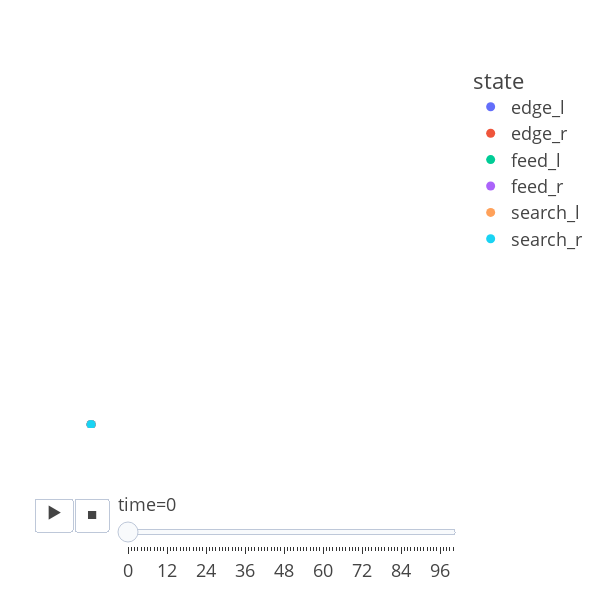

Notebook code cell kept with this figure:
### Code cell
ft.animate_foragers(
    loc_subset,
    # loc_all,
    plot_rewards=True,
    width=600,
    height=600,
    point_size=10,
    color_by_state=True,
)

### Figure 1 — Plotly figure (JSON) as saved in the notebook; plotly's stock layout.template omitted (floating-point values rounded to 4 significant figures)
{"data": [{"hovertemplate": "state=edge_l<br>time=0<br>x=%{x}<br>y=%{y}<extra></extra>", "legendgroup": "edge_l", "marker": {"color": "#636efa", "symbol": "circle"}, "mode": "markers", "name": "edge_l", "orientation": "v", "showlegend": true, "type": "scatter", "x": [0], "xaxis": "x", "y": [0], "yaxis": "y"}, {"hovertemplate": "state=edge_r<br>time=0<br>x=%{x}<br>y=%{y}<extra></extra>", "legendgroup": "edge_r", "marker": {"color": "#EF553B", "symbol": "circle"}, "mode": "markers", "name": "edge_r", "orientation": "v", "showlegend": true, "type": "scatter", "x": [0], "xaxis": "x", "y": [0], "yaxis": "y"}, {"hovertemplate": "state=feed_l<br>time=0<br>x=%{x}<br>y=%{y}<extra></extra>", "legendgroup": "feed_l", "marker": {"color": "#00cc96", "symbol": "circle"}, "mode": "markers", "name": "feed_l", "orientation": "v", "showlegend": true, "type": "scatter", "x": [0], "xaxis": "x", "y": [0], "yaxis": "y"}, {"hovertemplate": "state=feed_r<br>time=0<br>x=%{x}<br>y=%{y}<extra></extra>", "legendgroup": "feed_r", "marker": {"color": "#ab63fa", "symbol": "circle"}, "mode": "markers", "name": "feed_r", "orientation": "v", "showlegend": true, "type": "scatter", "x": [0], "xaxis": "x", "y": [0], "yaxis": "y"}, {"hovertemplate": "state=search_l<br>time=0<br>x=%{x}<br>y=%{y}<extra></extra>", "legendgroup": "search_l", "marker": {"color": "#FFA15A", "symbol": "circle"}, "mode": "markers", "name": "search_l", "orientation": "v", "showlegend": true, "type": "scatter", "x": [0], "xaxis": "x", "y": [0], "yaxis": "y"}, {"hovertemplate": "state=search_r<br>time=0<br>x=%{x}<br>y=%{y}<extra></extra>", "legendgroup": "search_r", "marker": {"color": "#19d3f3", "symbol": "circle"}, "mode": "markers", "name": "search_r", "orientation": "v", "showlegend": true, "type": "scatter", "x": [0], "xaxis": "x", "y": [0], "yaxis": "y"}], "layout": {"autosize": false, "height": 600, "legend": {"title": {"text": "state"}, "tracegroupgap": 0}, "margin": {"t": 60}, "sliders": [{"active": 0, "currentvalue": {"prefix": "time="}, "len": 0.9, "pad": {"b": 10, "t": 60}, "steps": [{"args": [["0"], {"frame": {"duration": 0, "redraw": false}, "fromcurrent": true, "mode": "immediate", "transition": {"duration": 0, "easing": "linear"}}], "label": "0", "method": "animate"}, {"args": [["1"], {"frame": {"duration": 0, "redraw": false}, "fromcurrent": true, "mode": "immediate", "transition": {"duration": 0, "easing": "linear"}}], "label": "1", "method": "animate"}, {"args": [["2"], {"frame": {"duration": 0, "redraw": false}, "fromcurrent": true, "mode": "immediate", "transition": {"duration": 0, "easing": "linear"}}], "label": "2", "method": "animate"}, {"args": [["3"], {"frame": {"duration": 0, "redraw": false}, "fromcurrent": true, "mode": "immediate", "transition": {"duration": 0, "easing": "linear"}}], "label": "3", "method": "animate"}, {"args": [["4"], {"frame": {"duration": 0, "redraw": false}, "fromcurrent": true, "mode": "immediate", "transition": {"duration": 0, "easing": "linear"}}], "label": "4", "method": "animate"}, {"args": [["5"], {"frame": {"duration": 0, "redraw": false}, "fromcurrent": true, "mode": "immediate", "transition": {"duration": 0, "easing": "linear"}}], "label": "5", "method": "animate"}, {"args": [["6"], {"frame": {"duration": 0, "redraw": false}, "fromcurrent": true, "mode": "immediate", "transition": {"duration": 0, "easing": "linear"}}], "label": "6", "method": "animate"}, {"args": [["7"], {"frame": {"duration": 0, "redraw": false}, "fromcurrent": true, "mode": "immediate", "transition": {"duration": 0, "easing": "linear"}}], "label": "7", "method": "animate"}, {"args": [["8"], {"frame": {"duration": 0, "redraw": false}, "fromcurrent": true, "mode": "immediate", "transition": {"duration": 0, "easing": "linear"}}], "label": "8", "method": "animate"}, {"args": [["9"], {"frame": {"duration": 0, "redraw": false}, "fromcurrent": true, "mode": "immediate", "transition": {"duration": 0, "easing": "linear"}}], "label": "9", "method": "animate"}, {"args": [["10"], {"frame": {"duration": 0, "redraw": false}, "fromcurrent": true, "mode": "immediate", "transition": {"duration": 0, "easing": "linear"}}], "label": "10", "method": "animate"}, {"args": [["11"], {"frame": {"duration": 0, "redraw": false}, "fromcurrent": true, "mode": "immediate", "transition": {"duration": 0, "easing": "linear"}}], "label": "11", "method": "animate"}, {"args": [["12"], {"frame": {"duration": 0, "redraw": false}, "fromcurrent": true, "mode": "immediate", "transition": {"duration": 0, "easing": "linear"}}], "label": "12", "method": "animate"}, {"args": [["13"], {"frame": {"duration": 0, "redraw": false}, "fromcurrent": true, "mode": "immediate", "transition": {"duration": 0, "easing": "linear"}}], "label": "13", "method": "animate"}, {"args": [["14"], {"frame": {"duration": 0, "redraw": false}, "fromcurrent": true, "mode": "immediate", "transition": {"duration": 0, "easing": "linear"}}], "label": "14", "method": "animate"}, {"args": [["15"], {"frame": {"duration": 0, "redraw": false}, "fromcurrent": true, "mode": "immediate", "transition": {"duration": 0, "easing": "linear"}}], "label": "15", "method": "animate"}, {"args": [["16"], {"frame": {"duration": 0, "redraw": false}, "fromcurrent": true, "mode": "immediate", "transition": {"duration": 0, "easing": "linear"}}], "label": "16", "method": "animate"}, {"args": [["17"], {"frame": {"duration": 0, "redraw": false}, "fromcurrent": true, "mode": "immediate", "transition": {"duration": 0, "easing": "linear"}}], "label": "17", "method": "animate"}, {"args": [["18"], {"frame": {"duration": 0, "redraw": false}, "fromcurrent": true, "mode": "immediate", "transition": {"duration": 0, "easing": "linear"}}], "label": "18", "method": "animate"}, {"args": [["19"], {"frame": {"duration": 0, "redraw": false}, "fromcurrent": true, "mode": "immediate", "transition": {"duration": 0, "easing": "linear"}}], "label": "19", "method": "animate"}, {"args": [["20"], {"frame": {"duration": 0, "redraw": false}, "fromcurrent": true, "mode": "immediate", "transition": {"duration": 0, "easing": "linear"}}], "label": "20", "method": "animate"}, {"args": [["21"], {"frame": {"duration": 0, "redraw": false}, "fromcurrent": true, "mode": "immediate", "transition": {"duration": 0, "easing": "linear"}}], "label": "21", "method": "animate"}, {"args": [["22"], {"frame": {"duration": 0, "redraw": false}, "fromcurrent": true, "mode": "immediate", "transition": {"duration": 0, "easing": "linear"}}], "label": "22", "method": "animate"}, {"args": [["23"], {"frame": {"duration": 0, "redraw": false}, "fromcurrent": true, "mode": "immediate", "transition": {"duration": 0, "easing": "linear"}}], "label": "23", "method": "animate"}, {"args": [["24"], {"frame": {"duration": 0, "redraw": false}, "fromcurrent": true, "mode": "immediate", "transition": {"duration": 0, "easing": "linear"}}], "label": "24", "method": "animate"}, {"args": [["25"], {"frame": {"duration": 0, "redraw": false}, "fromcurrent": true, "mode": "immediate", "transition": {"duration": 0, "easing": "linear"}}], "label": "25", "method": "animate"}, {"args": [["26"], {"frame": {"duration": 0, "redraw": false}, "fromcurrent": true, "mode": "immediate", "transition": {"duration": 0, "easing": "linear"}}], "label": "26", "method": "animate"}, {"args": [["27"], {"frame": {"duration": 0, "redraw": false}, "fromcurrent": true, "mode": "immediate", "transition": {"duration": 0, "easing": "linear"}}], "label": "27", "method": "animate"}, {"args": [["28"], {"frame": {"duration": 0, "redraw": false}, "fromcurrent": true, "mode": "immediate", "transition": {"duration": 0, "easing": "linear"}}], "label": "28", "method": "animate"}, {"args": [["29"], {"frame": {"duration": 0, "redraw": false}, "fromcurrent": true, "mode": "immediate", "transition": {"duration": 0, "easing": "linear"}}], "label": "29", "method": "animate"}, {"args": [["30"], {"frame": {"duration": 0, "redraw": false}, "fromcurrent": true, "mode": "immediate", "transition": {"duration": 0, "easing": "linear"}}], "label": "30", "method": "animate"}, {"args": [["31"], {"frame": {"duration": 0, "redraw": false}, "fromcurrent": true, "mode": "immediate", "transition": {"duration": 0, "easing": "linear"}}], "label": "31", "method": "animate"}, {"args": [["32"], {"frame": {"duration": 0, "redraw": false}, "fromcurrent": true, "mode": "immediate", "transition": {"duration": 0, "easing": "linear"}}], "label": "32", "method": "animate"}, {"args": [["33"], {"frame": {"duration": 0, "redraw": false}, "fromcurrent": true, "mode": "immediate", "transition": {"duration": 0, "easing": "linear"}}], "label": "33", "method": "animate"}, {"args": [["34"], {"frame": {"duration": 0, "redraw": false}, "fromcurrent": true, "mode": "immediate", "transition": {"duration": 0, "easing": "linear"}}], "label": "34", "method": "animate"}, {"args": [["35"], {"frame": {"duration": 0, "redraw": false}, "fromcurrent": true, "mode": "immediate", "transition": {"duration": 0, "easing": "linear"}}], "label": "35", "method": "animate"}, {"args": [["36"], {"frame": {"duration": 0, "redraw": false}, "fromcurrent": true, "mode": "immediate", "transition": {"duration": 0, "easing": "linear"}}], "label": "36", "method": "animate"}, {"args": [["37"], {"frame": {"duration": 0, "redraw": false}, "fromcurrent": true, "mode": "immediate", "transition": {"duration": 0, "easing": "linear"}}], "label": "37", "method": "animate"}, {"args": [["38"], {"frame": {"duration": 0, "redraw": false}, "fromcurrent": true, "mode": "immediate", "transition": {"duration": 0, "easing": "linear"}}], "label": "38", "method": "animate"}, {"args": [["39"], {"frame": {"duration": 0, "redraw": false}, "fromcurrent": true, "mode": "immediate", "transition": {"duration": 0, "easing": "linear"}}], "label": "39", "method": "animate"}, {"args": [["40"], {"frame": {"duration": 0, "redraw": false}, "fromcurrent": true, "mode": "immediate", "transition": {"duration": 0, "easing": "linear"}}], "label": "40", "method": "animate"}, {"args": [["41"], {"frame": {"duration": 0, "redraw": false}, "fromcurrent": true, "mode": "immediate", "transition": {"duration": 0, "easing": "linear"}}], "label": "41", "method": "animate"}, {"args": [["42"], {"frame": {"duration": 0, "redraw": false}, "fromcurrent": true, "mode": "immediate", "transition": {"duration": 0, "easing": "linear"}}], "label": "42", "method": "animate"}, {"args": [["43"], {"frame": {"duration": 0, "redraw": false}, "fromcurrent": true, "mode": "immediate", "transition": {"duration": 0, "easing": "linear"}}], "label": "43", "method": "animate"}, {"args": [["44"], {"frame": {"duration": 0, "redraw": false}, "fromcurrent": true, "mode": "immediate", "transition": {"duration": 0, "easing": "linear"}}], "label": "44", "method": "animate"}, {"args": [["45"], {"frame": {"duration": 0, "redraw": false}, "fromcurrent": true, "mode": "immediate", "transition": {"duration": 0, "easing": "linear"}}], "label": "45", "method": "animate"}, {"args": [["46"], {"frame": {"duration": 0, "redraw": false}, "fromcurrent": true, "mode": "immediate", "transition": {"duration": 0, "easing": "linear"}}], "label": "46", "method": "animate"}, {"args": [["47"], {"frame": {"duration": 0, "redraw": false}, "fromcurrent": true, "mode": "immediate", "transition": {"duration": 0, "easing": "linear"}}], "label": "47", "method": "animate"}, {"args": [["48"], {"frame": {"duration": 0, "redraw": false}, "fromcurrent": true, "mode": "immediate", "transition": {"duration": 0, "easing": "linear"}}], "label": "48", "method": "animate"}, {"args": [["49"], {"frame": {"duration": 0, "redraw": false}, "fromcurrent": true, "mode": "immediate", "transition": {"duration": 0, "easing": "linear"}}], "label": "49", "method": "animate"}, {"args": [["50"], {"frame": {"duration": 0, "redraw": false}, "fromcurrent": true, "mode": "immediate", "transition": {"duration": 0, "easing": "linear"}}], "label": "50", "method": "animate"}, {"args": [["51"], {"frame": {"duration": 0, "redraw": false}, "fromcurrent": true, "mode": "immediate", "transition": {"duration": 0, "easing": "linear"}}], "label": "51", "method": "animate"}, {"args": [["52"], {"frame": {"duration": 0, "redraw": false}, "fromcurrent": true, "mode": "immediate", "transition": {"duration": 0, "easing": "linear"}}], "label": "52", "method": "animate"}, {"args": [["53"], {"frame": {"duration": 0, "redraw": false}, "fromcurrent": true, "mode": "immediate", "transition": {"duration": 0, "easing": "linear"}}], "label": "53", "method": "animate"}, {"args": [["54"], {"frame": {"duration": 0, "redraw": false}, "fromcurrent": true, "mode": "immediate", "transition": {"duration": 0, "easing": "linear"}}], "label": "54", "method": "animate"}, {"args": [["55"], {"frame": {"duration": 0, "redraw": false}, "fromcurrent": true, "mode": "immediate", "transition": {"duration": 0, "easing": "linear"}}], "label": "55", "method": "animate"}, {"args": [["56"], {"frame": {"duration": 0, "redraw": false}, "fromcurrent": true, "mode": "immediate", "transition": {"duration": 0, "easing": "linear"}}], "label": "56", "method": "animate"}, {"args": [["57"], {"frame": {"duration": 0, "redraw": false}, "fromcurrent": true, "mode": "immediate", "transition": {"duration": 0, "easing": "linear"}}], "label": "57", "method": "animate"}, {"args": [["58"], {"frame": {"duration": 0, "redraw": false}, "fromcurrent": true, "mode": "immediate", "transition": {"duration": 0, "easing": "linear"}}], "label": "58", "method": "animate"}, {"args": [["59"], {"frame": {"duration": 0, "redraw": false}, "fromcurrent": true, "mode": "immediate", "transition": {"duration": 0, "easing": "linear"}}], "label": "59", "method": "animate"}, {"args": [["60"], {"frame": {"duration": 0, "redraw": false}, "fromcurrent": true, "mode": "immediate", "transition": {"duration": 0, "easing": "linear"}}], "label": "60", "method": "animate"}, {"args": [["61"], {"frame": {"duration": 0, "redraw": false}, "fromcurrent": true, "mode": "immediate", "transition": {"duration": 0, "easing": "linear"}}], "label": "61", "method": "animate"}, {"args": [["62"], {"frame": {"duration": 0, "redraw": false}, "fromcurrent": true, "mode": "immediate", "transition": {"duration": 0, "easing": "linear"}}], "label": "62", "method": "animate"}, {"args": [["63"], {"frame": {"duration": 0, "redraw": false}, "fromcurrent": true, "mode": "immediate", "transition": {"duration": 0, "easing": "linear"}}], "label": "63", "method": "animate"}, {"args": [["64"], {"frame": {"duration": 0, "redraw": false}, "fromcurrent": true, "mode": "immediate", "transition": {"duration": 0, "easing": "linear"}}], "label": "64", "method": "animate"}, {"args": [["65"], {"frame": {"duration": 0, "redraw": false}, "fromcurrent": true, "mode": "immediate", "transition": {"duration": 0, "easing": "linear"}}], "label": "65", "method": "animate"}, {"args": [["66"], {"frame": {"duration": 0, "redraw": false}, "fromcurrent": true, "mode": "immediate", "transition": {"duration": 0, "easing": "linear"}}], "label": "66", "method": "animate"}, {"args": [["67"], {"frame": {"duration": 0, "redraw": false}, "fromcurrent": true, "mode": "immediate", "transition": {"duration": 0, "easing": "linear"}}], "label": "67", "method": "animate"}, {"args": [["68"], {"frame": {"duration": 0, "redraw": false}, "fromcurrent": true, "mode": "immediate", "transition": {"duration": 0, "easing": "linear"}}], "label": "68", "method": "animate"}, {"args": [["69"], {"frame": {"duration": 0, "redraw": false}, "fromcurrent": true, "mode": "immediate", "transition": {"duration": 0, "easing": "linear"}}], "label": "69", "method": "animate"}, {"args": [["70"], {"frame": {"duration": 0, "redraw": false}, "fromcurrent": true, "mode": "immediate", "transition": {"duration": 0, "easing": "linear"}}], "label": "70", "method": "animate"}, {"args": [["71"], {"frame": {"duration": 0, "redraw": false}, "fromcurrent": true, "mode": "immediate", "transition": {"duration": 0, "easing": "linear"}}], "label": "71", "method": "animate"}, {"args": [["72"], {"frame": {"duration": 0, "redraw": false}, "fromcurrent": true, "mode": "immediate", "transition": {"duration": 0, "easing": "linear"}}], "label": "72", "method": "animate"}, {"args": [["73"], {"frame": {"duration": 0, "redraw": false}, "fromcurrent": true, "mode": "immediate", "transition": {"duration": 0, "easing": "linear"}}], "label": "73", "method": "animate"}, {"args": [["74"], {"frame": {"duration": 0, "redraw": false}, "fromcurrent": true, "mode": "immediate", "transition": {"duration": 0, "easing": "linear"}}], "label": "74", "method": "animate"}, {"args": [["75"], {"frame": {"duration": 0, "redraw": false}, "fromcurrent": true, "mode": "immediate", "transition": {"duration": 0, "easing": "linear"}}], "label": "75", "method": "animate"}, {"args": [["76"], {"frame": {"duration": 0, "redraw": false}, "fromcurrent": true, "mode": "immediate", "transition": {"duration": 0, "easing": "linear"}}], "label": "76", "method": "animate"}, {"args": [["77"], {"frame": {"duration": 0, "redraw": false}, "fromcurrent": true, "mode": "immediate", "transition": {"duration": 0, "easing": "linear"}}], "label": "77", "method": "animate"}, {"args": [["78"], {"frame": {"duration": 0, "redraw": false}, "fromcurrent": true, "mode": "immediate", "transition": {"duration": 0, "easing": "linear"}}], "label": "78", "method": "animate"}, {"args": [["79"], {"frame": {"duration": 0, "redraw": false}, "fromcurrent": true, "mode": "immediate", "transition": {"duration": 0, "easing": "linear"}}], "label": "79", "method": "animate"}, {"args": [["80"], {"frame": {"duration": 0, "redraw": false}, "fromcurrent": true, "mode": "immediate", "transition": {"duration": 0, "easing": "linear"}}], "label": "80", "method": "animate"}, {"args": [["81"], {"frame": {"duration": 0, "redraw": false}, "fromcurrent": true, "mode": "immediate", "transition": {"duration": 0, "easing": "linear"}}], "label": "81", "method": "animate"}, {"args": [["82"], {"frame": {"duration": 0, "redraw": false}, "fromcurrent": true, "mode": "immediate", "transition": {"duration": 0, "easing": "linear"}}], "label": "82", "method": "animate"}, {"args": [["83"], {"frame": {"duration": 0, "redraw": false}, "fromcurrent": true, "mode": "immediate", "transition": {"duration": 0, "easing": "linear"}}], "label": "83", "method": "animate"}, {"args": [["84"], {"frame": {"duration": 0, "redraw": false}, "fromcurrent": true, "mode": "immediate", "transition": {"duration": 0, "easing": "linear"}}], "label": "84", "method": "animate"}, {"args": [["85"], {"frame": {"duration": 0, "redraw": false}, "fromcurrent": true, "mode": "immediate", "transition": {"duration": 0, "easing": "linear"}}], "label": "85", "method": "animate"}, {"args": [["86"], {"frame": {"duration": 0, "redraw": false}, "fromcurrent": true, "mode": "immediate", "transition": {"duration": 0, "easing": "linear"}}], "label": "86", "method": "animate"}, {"args": [["87"], {"frame": {"duration": 0, "redraw": false}, "fromcurrent": true, "mode": "immediate", "transition": {"duration": 0, "easing": "linear"}}], "label": "87", "method": "animate"}, {"args": [["88"], {"frame": {"duration": 0, "redraw": false}, "fromcurrent": true, "mode": "immediate", "transition": {"duration": 0, "easing": "linear"}}], "label": "88", "method": "animate"}, {"args": [["89"], {"frame": {"duration": 0, "redraw": false}, "fromcurrent": true, "mode": "immediate", "transition": {"duration": 0, "easing": "linear"}}], "label": "89", "method": "animate"}, {"args": [["90"], {"frame": {"duration": 0, "redraw": false}, "fromcurrent": true, "mode": "immediate", "transition": {"duration": 0, "easing": "linear"}}], "label": "90", "method": "animate"}, {"args": [["91"], {"frame": {"duration": 0, "redraw": false}, "fromcurrent": true, "mode": "immediate", "transition": {"duration": 0, "easing": "linear"}}], "label": "91", "method": "animate"}, {"args": [["92"], {"frame": {"duration": 0, "redraw": false}, "fromcurrent": true, "mode": "immediate", "transition": {"duration": 0, "easing": "linear"}}], "label": "92", "method": "animate"}, {"args": [["93"], {"frame": {"duration": 0, "redraw": false}, "fromcurrent": true, "mode": "immediate", "transition": {"duration": 0, "easing": "linear"}}], "label": "93", "method": "animate"}, {"args": [["94"], {"frame": {"duration": 0, "redraw": false}, "fromcurrent": true, "mode": "immediate", "transition": {"duration": 0, "easing": "linear"}}], "label": "94", "method": "animate"}, {"args": [["95"], {"frame": {"duration": 0, "redraw": false}, "fromcurrent": true, "mode": "immediate", "transition": {"duration": 0, "easing": "linear"}}], "label": "95", "method": "animate"}, {"args": [["96"], {"frame": {"duration": 0, "redraw": false}, "fromcurrent": true, "mode": "immediate", "transition": {"duration": 0, "easing": "linear"}}], "label": "96", "method": "animate"}, {"args": [["97"], {"frame": {"duration": 0, "redraw": false}, "fromcurrent": true, "mode": "immediate", "transition": {"duration": 0, "easing": "linear"}}], "label": "97", "method": "animate"}, {"args": [["98"], {"frame": {"duration": 0, "redraw": false}, "fromcurrent": true, "mode": "immediate", "transition": {"duration": 0, "easing": "linear"}}], "label": "98", "method": "animate"}, {"args": [["99"], {"frame": {"duration": 0, "redraw": false}, "fromcurrent": true, "mode": "immediate", "transition": {"duration": 0, "easing": "linear"}}], "label": "99", "method": "animate"}, {"args": [["100"], {"frame": {"duration": 0, "redraw": false}, "fromcurrent": true, "mode": "immediate", "transition": {"duration": 0, "easing": "linear"}}], "label": "100", "method": "animate"}], "x": 0.1, "xanchor": "left", "y": 0, "yanchor": "top"}], "updatemenus": [{"buttons": [{"args": [null, {"frame": {"duration": 500, "redraw": false}, "fromcurrent": true, "mode": "immediate", "transition": {"duration": 0, "easing": "linear"}}], "label": "&#9654;", "method": "animate"}, {"args": [[null], {"frame": {"duration": 0, "redraw": false}, "fromcurrent": true, "mode": "immediate", "transition": {"duration": 0, "easing": "linear"}}], "label": "&#9724;", "method": "animate"}], "direction": "left", "pad": {"r": 10, "t": 70}, "showactive": false, "type": "buttons", "x": 0.1, "xanchor": "right", "y": 0, "yanchor": "top"}], "width": 600, "xaxis": {"anchor": "y", "domain": [0, 1], "range": [-1, 101], "showgrid": false, "showticklabels": false, "ticks": "", "title": {"text": ""}, "zeroline": false}, "yaxis": {"anchor": "x", "domain": [0, 1], "range": [-1, 101], "scaleanchor": "x", "showgrid": false, "showticklabels": false, "ticks": "", "title": {"text": ""}, "zeroline": false}}}
